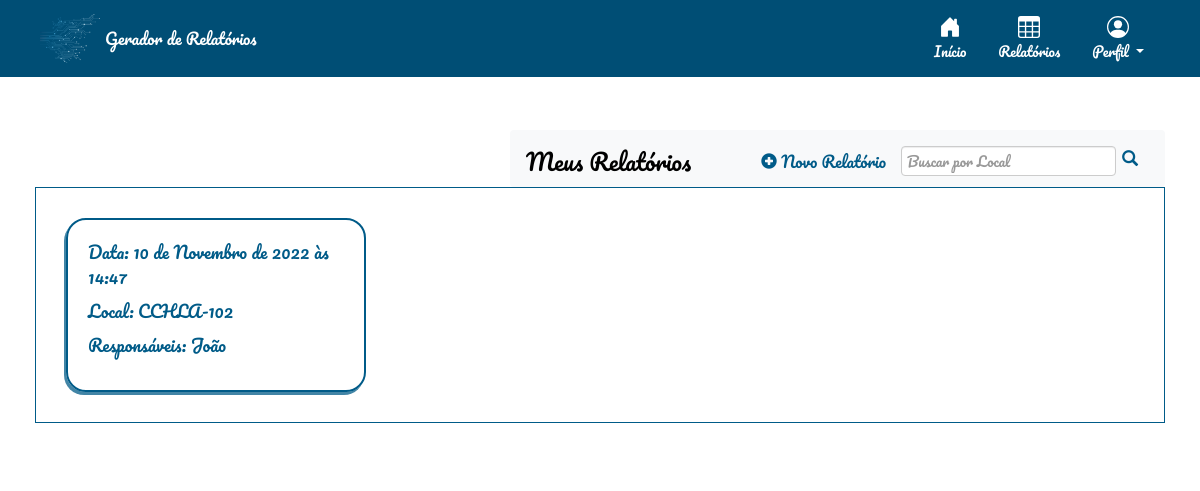
Before: / (signed in) with the older database file.
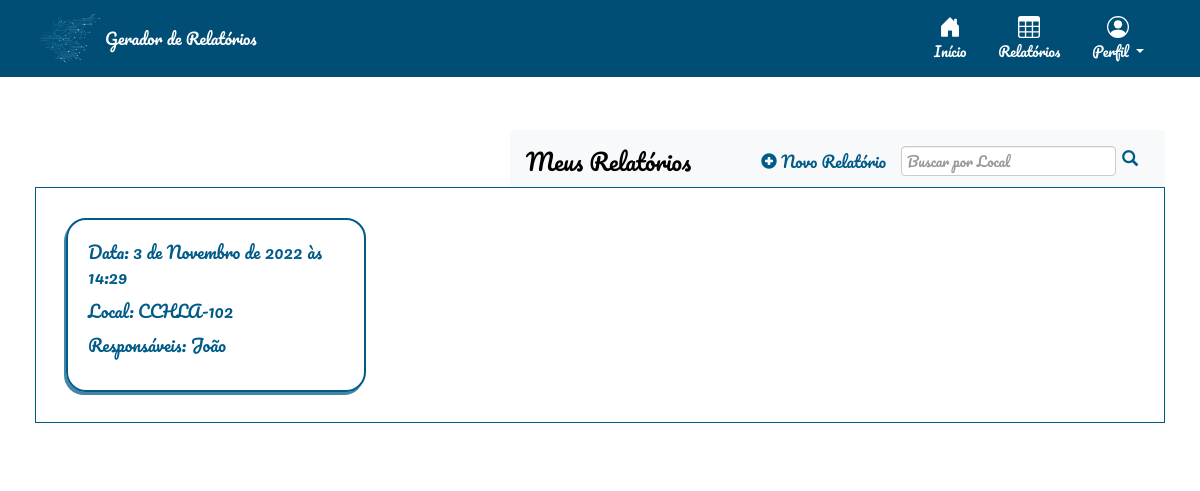
After: the same page with the newer database file.
### relatorio/models.py (models this page shows)
class Relatorio(models.Model):
    autor = models.ForeignKey(User, default=None, on_delete=models.CASCADE)
    data = models.DateTimeField()
    local = models.CharField(max_length=100)
    temperatura = models.IntegerField()
    clima = models.CharField(max_length=100)
    responsaveis = models.TextField(blank=True)
    qualiprof = models.CharField(max_length=100, default='')
    riscos = models.CharField(max_length=100, default='[]')
    equipamentos = models.CharField(max_length=100, default='[]')
    sinalizacao = models.CharField(max_length=100, default='[]')
    desligamento = models.CharField(max_length=4, default='')
    integridade = models.CharField(max_length=4, default='')
    dialogo = models.CharField(max_length=4, default='')
    curso_nr = models.CharField(max_length=4, default='')
    conferido = models.CharField(max_length=4, default='')
    delimitar_area = models.CharField(max_length=4, default='')
    auxconces = models.CharField(max_length=4, default='')
    tensao = models.CharField(max_length=4, default='')
    aterramento = models.CharField(max_length=4, default='')
    altura = models.CharField(max_length=4, default='')
    cinto_seg = models.CharField(max_length=4, default='')
    requi_seg = models.CharField(max_length=4, default='')
    reavaliacao = models.CharField(max_length=4, default='')
    tempambiente = models.CharField(max_length=100, default='')
    condambiente = models.CharField(max_length=100, default='')
    altitude = models.CharField(max_length=100, default='')
    presagua = models.CharField(max_length=100, default='')
    pressolidos = models.CharField(max_length=100, default='')
    pressubst = models.CharField(max_length=100, default='')
    solmecanicas = models.CharField(max_length=100, default='')
    presmofo = models.CharField(max_length=100, default='')
    presfauna = models.CharField(max_length=100, default='')
    infleletro = models.CharField(max_length=100, default='')
    radsolar = models.CharField(max_length=100, default='')
    descatm = models.CharField(max_length=100, default='')
    movdoar = models.CharField(max_length=100, default='')
    vento = models.CharField(max_length=100, default='')
    competencia = models.CharField(max_length=100, default='')
    reseletr = models.CharField(max_length=100, default='')
    contpessoas = models.CharField(max_length=100, default='')
    condfuga = models.CharField(max_length=100, default='')
    natmatpr = models.CharField(max_length=100, default='')
    natmatcons = models.CharField(max_length=100, default='')
    classestr = models.CharField(max_length=100, default='')
    documentacao = models.CharField(max_length=100, default='')
    ambientesofreu = models.CharField(max_length=100, default='')
    instalacaoinspecionada = models.CharField(max_length=100, default='')
    linhaseletricasdisp = models.CharField(max_length=100, default='')
    compinstalacao = models.CharField(max_length=100, default='')
    linhaseletricascorr = models.CharField(max_length=100, default='')
    tomadasdeforca = models.CharField(max_length=100, default='')
    qtdesufitomadas = models.CharField(max_length=100, default='')
    instlquadist = models.CharField(max_length=100, default='')
    novoscircuitos = models.CharField(max_length=100, default='')
    advquadist = models.CharField(max_length=100, default='')
    dispprotecaoident = models.CharField(max_length=100, default='')
    protcircuitos = models.CharField(max_length=100, default='')
    barramentoquadist = models.CharField(max_length=100, default='')
    bitola = models.CharField(max_length=100, default='')
    condutident = models.CharField(max_length=100, default='')
    disjundif = models.CharField(max_length=100, default='')
    dispprotecaosurtos = models.CharField(max_length=100, default='')
    servseguranca = models.CharField(max_length=100, default='')
    esqaterramento = models.CharField(max_length=100, default='')
    reservadeenergia = models.CharField(max_length=100, default='')
    fontseguranca = models.CharField(max_length=100, default='')
    paralelismo = models.CharField(max_length=100, default='')
    capbarramento = models.PositiveSmallIntegerField(default=0)
    protgeral = models.PositiveSmallIntegerField(default=0)
    protdr = models.PositiveSmallIntegerField(default=0)
    protdps = models.PositiveSmallIntegerField(default=0)
    vab = models.PositiveSmallIntegerField(default=0)
    van = models.PositiveSmallIntegerField(default=0)
    ia= models.PositiveSmallIntegerField(default=0)
    vbc = models.PositiveSmallIntegerField(default=0)
    vbn = models.PositiveSmallIntegerField(default=0)
    ib= models.PositiveSmallIntegerField(default=0)
    vca = models.PositiveSmallIntegerField(default=0)
    vcn = models.PositiveSmallIntegerField(default=0)
    ic= models.PositiveSmallIntegerField(default=0)
    continuidade = models.CharField(max_length=100, default='')
    resistencia = models.CharField(max_length=100, default='')
    selvpelv = models.CharField(max_length=100, default='')
    verificacao = models.CharField(max_length=100, default='')
    ensaiodetensao = models.CharField(max_length=100, default='')
    ensaiodefunc = models.CharField(max_length=100, default='')

### relatorio/views.py (the view)
# urls.py: path('', relatorio_views.relatorio_list, name="home"),
@login_required(login_url="/accounts/login/")
def relatorio_list(request):
    usuario = request.user
    if(request.method=='POST'):
        busca = request.POST['busca']
        relatorios = Relatorio.objects.filter(autor=usuario, local__contains=busca).order_by('data')
        return render(request, 'relatorio/relatorio_list.html', {'relatorios': relatorios, 'busca':busca})
    relatorios = Relatorio.objects.filter(autor=usuario).order_by('data')
    return render(request, 'relatorio/relatorio_list.html', {'relatorios': relatorios})

### relatorio/templates/relatorio/relatorio_list.html (shortened to what this page needs)
{% extends 'base_layout.html' %}
{% block content %}
<div id="relatorios-lista" class="container-fluid">
        <nav class="navbar navbar-expand-lg bg-light">
            <a class="navbar-brand" href="#">Meus Relatórios</a>
            <div class="collapse navbar-collapse" id="navbarSupportedContent">
              <ul class="navbar-nav mr-auto">
                <li class="nav-item active">
                    <a id="botao-icon" class="nav-link" href="{% url 'relatorio:cria' %}">
                        <span class="glyphicon glyphicon-plus-sign"></span>
                        Novo Relatório
                    </a>
                </li>
                <li class="nav-item active">
                  <form method=POST action="{% url 'home' %}" class="form-inline my-2 my-lg-0">
                    <input class="form-control mr-sm-2" id="buscalocal" type="search" placeholder="Buscar por Local" aria-label="Search" name="busca">
                    <button class="btn-outline-secondary" id="searchbutton" type="submit"><i class="glyphicon glyphicon-search"></i></button>
                  </form>
                </li>
              </ul>
            </div>
          </nav>
    <div id="relatorios"  class="container-fluid">
        {% if not relatorios %}
            {% if busca %}
                <br>
                <p style="margin-left: 20px;">  Sua busca por <span style="color:rgba(221, 33, 33, 0.705);">' {{ busca }} '</span> não encontrou resultados.</p>
                <br>
            {% else %}
                <br>
                <p style="margin-left: 20px; color:rgba(221, 33, 33, 0.705);">  Não há nenhum relatório ainda.</p>
                <br>
            {% endif %}
        {% else %}
            {% for relatorio in relatorios %}
            <a href="{% url 'relatorio:visualiza' rel_id=relatorio.id %}">
                <div id="relatorio" class="container-fluid">
                    <p>Data: {{ relatorio.data }}</p>
                    <p>Local: {{ relatorio.local }}</p>
                    <p class="obs">Responsáveis: {{ relatorio.responsaveis }}</p>
                </div>
            </a>
            {% endfor %}
        {% endif %}
        </div>
    </div>
</div>
{% endblock %}

Changed rows visible on the page:
changed Relatorio "CCHLA-102": data "10 de Novembro de 2022 às 14:47" → "3 de Novembro de 2022 às 14:29"
